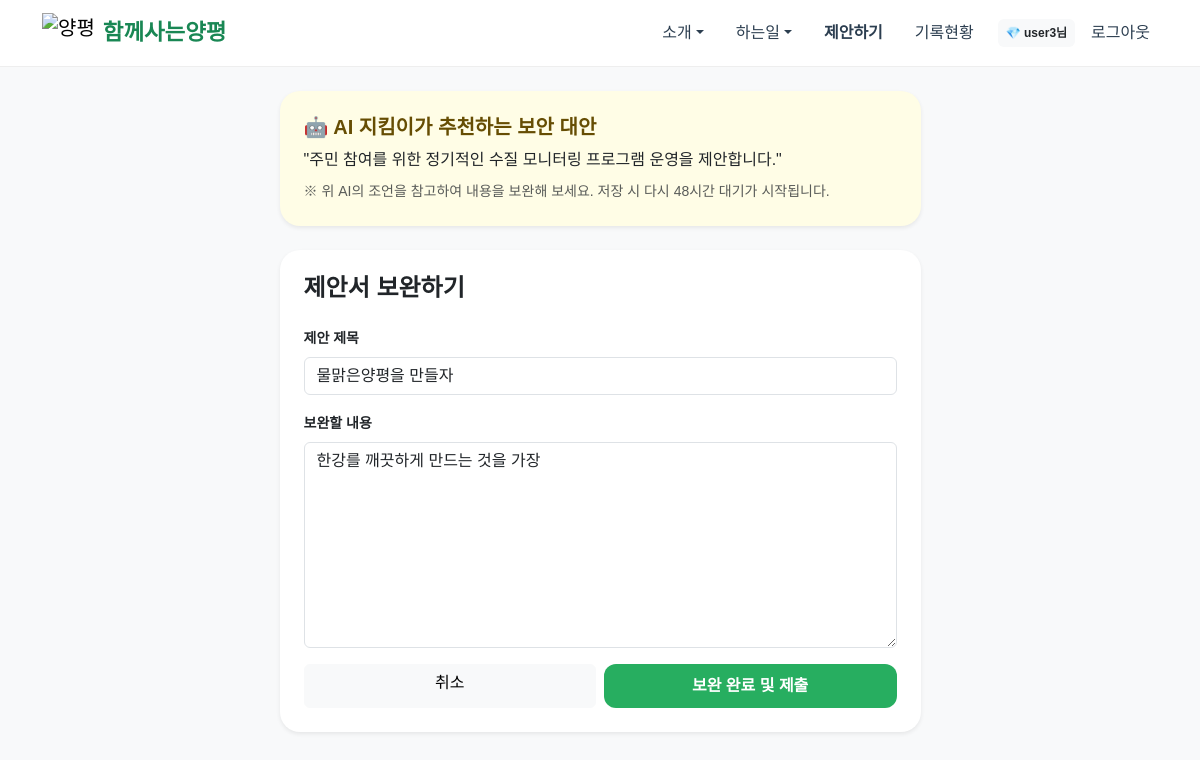
Page /post/edit/1 (signed in) on the committed database.
### models.py (models this page shows)
class Post(db.Model):
    id = db.Column(db.Integer, primary_key=True)
    user_id = db.Column(db.Integer, db.ForeignKey('user.id'))
    author_name = db.Column(db.String(50))
    title = db.Column(db.String(200), nullable=False)
    content = db.Column(db.Text, nullable=False)
    category = db.Column(db.String(50), default='일반제안')     # 일반제안, 양평소식, 마을제보
    status = db.Column(db.String(20), default='제안')           # 제안, 하고싶은, 하고있는, 했던거, 하는일
    ai_score = db.Column(db.Integer, default=0)
    ai_summary = db.Column(db.Text)
    ai_reason = db.Column(db.Text)
    ai_debate_log = db.Column(db.Text, default="[]")
    ai_improvement_tip = db.Column(db.Text)
    admin_score = db.Column(db.Integer, default=0)
    leader_score = db.Column(db.Integer, default=0)
    member_score = db.Column(db.Integer, default=0)
    total_score = db.Column(db.Integer, default=0)
    file_path = db.Column(db.String(300))                       # 주민 업로드/그림 저장 경로
    is_forced_approved = db.Column(db.Boolean, default=False)   # 지킴이 즉시 승인 여부
    created_at = db.Column(db.DateTime, default=datetime.now)
    updated_at = db.Column(db.DateTime, default=datetime.now)   # 수정일 (48시간 대기 리셋용)
    deadline = db.Column(db.DateTime)                           # 낙제 시 30일 수정 기한

### routes.py (the view, shortened to what this page needs)
    @app.route('/post/edit/<int:post_id>', methods=['GET', 'POST'])
    def edit_post(post_id):
        if 'user_id' not in session: return "로그인 필요", 403
        post = Post.query.get_or_404(post_id)
        if post.user_id != session['user_id'] and session.get('role') != 'admin':
            return "권한 없음", 403
        return render_template('edit_post.html', post=post)

### templates/edit_post.html
{% extends 'layout.html' %}
{% block content %}
<div class="row justify-content-center">
    <div class="col-md-7">
        <div class="card p-4 mb-4 border-0 shadow-sm" style="background-color: #fffde6; border-left: 6px solid #f1c40f;">
            <h5 class="fw-bold text-warning-emphasis">🤖 AI 지킴이가 추천하는 보안 대안</h5>
            <p class="mb-0 fs-6 text-dark" style="line-height: 1.6;">
                "{{ post.ai_improvement_tip or '현재 내용을 더 풍성하게 작성해 보세요.' }}"
            </p>
            <small class="text-muted d-block mt-2">※ 위 AI의 조언을 참고하여 내용을 보완해 보세요. 저장 시 다시 48시간 대기가 시작됩니다.</small>
        </div>
        <div class="card p-4 shadow-sm border-0 bg-white">
            <h4 class="fw-bold mb-4">제안서 보완하기</h4>
            <form action="/post/edit/{{ post.id }}" method="post">
                <div class="mb-3">
                    <label class="form-label small fw-bold">제안 제목</label>
                    <input type="text" name="title" class="form-control" value="{{ post.title }}" required>
                </div>
                <div class="mb-3">
                    <label class="form-label small fw-bold">보완할 내용</label>
                    <textarea name="content" class="form-control" rows="8" required>{{ post.content }}</textarea>
                </div>
                <div class="d-flex gap-2">
                    <a href="/all-proposals" class="btn btn-light w-50">취소</a>
                    <button class="btn btn-success w-50 fw-bold">보완 완료 및 제출</button>
                </div>
            </form>
        </div>
    </div>
</div>
{% endblock %}

### templates/layout.html (shortened to what this page needs)
<!DOCTYPE html>
<html lang="ko">
<head>
    <link href="https://cdn.jsdelivr.net/npm/bootstrap@5.3.0/dist/css/bootstrap.min.css" rel="stylesheet">
    <link rel="stylesheet" href="https://cdn.jsdelivr.net/gh/orioncactus/pretendard/dist/web/static/pretendard.css">
</head>
<body>
    <nav class="navbar navbar-expand-lg sticky-top mb-4">
        <div class="container">
            <a class="navbar-brand d-flex align-items-center" href="/intro">
                <img src="/static/images/logo.png" alt="양평" height="40" class="me-2">
                <span class="fw-bold text-success" style="font-size: 1.4rem;">함께사는양평</span>
            </a>
            <div class="collapse navbar-collapse" id="navbarNav">
                <ul class="navbar-nav ms-auto align-items-center">
                    <li class="nav-item dropdown me-3">
                        <a class="nav-link dropdown-toggle" href="#" data-bs-toggle="dropdown">소개</a>
                    </li>
                    <li class="nav-item dropdown me-3">
                        <a class="nav-link dropdown-toggle" href="#" data-bs-toggle="dropdown">하는일</a>
                    </li>
                    <li class="nav-item me-3">
                        {% if session.get('username') %}
                            <a class="nav-link fw-bold text-success" href="/main">제안하기</a>
                        {% else %}
                            <a class="nav-link fw-bold text-success" href="#" onclick="showLoginRequiredModal(event)">제안하기</a>
                        {% endif %}
                    </li>
                    <li class="nav-item me-3"><a class="nav-link" href="/all-proposals">기록현황</a></li>
                    {% if session.get('username') %}
                        <li class="nav-item"><span class="badge bg-light text-dark p-2 me-2">💎 {{ session.get('username') }}님</span></li>
                        <li class="nav-item"><a class="nav-link text-danger" href="/logout">로그아웃</a></li>
                    {% else %}
                        <li class="nav-item"><a class="btn btn-success text-white" href="/login">시작하기</a></li>
                    {% endif %}
                </ul>
            </div>
        </div>
    </nav>
    <div class="container pb-5">
        {% block content %}{% endblock %}
    </div>
</body>
</html>

### templates/layout.html (style rules this page uses)
:root { --yp-green: #27ae60; --yp-dark: #2c3e50; --yp-light: #f8f9fa; }
body { font-family: 'Pretendard', sans-serif; background-color: var(--yp-light); color: var(--yp-dark); }
.navbar { background: rgba(255, 255, 255, 0.95) !important; backdrop-filter: blur(10px); border-bottom: 1px solid #eee; }
.btn-success { background-color: var(--yp-green); border: none; border-radius: 12px; padding: 10px 25px; transition: 0.3s; }
.card { border: none; border-radius: 20px; box-shadow: 0 10px 30px rgba(0,0,0,0.05); }
.nav-link { color: var(--yp-dark) !important; font-weight: 500; }

### rows in the picture
Post: get "user3", ai_improvement_tip "주민 참여를 위한 정기적인 수질 모니터링 프로그램 운영을 제안합니다.", title "물맑은양평을 만들자", content "한강를 깨끗하게 만드는 것을 가장"
